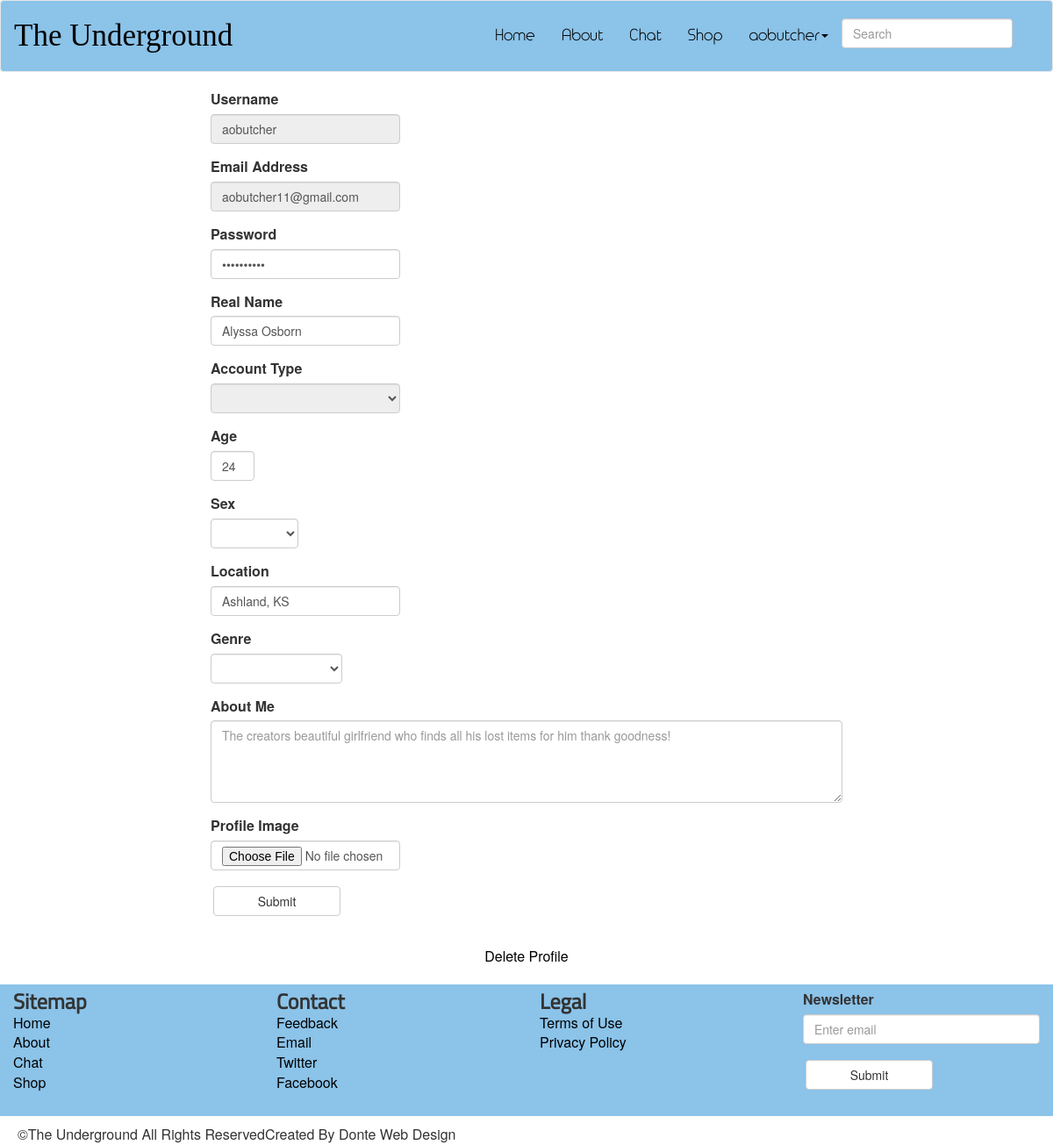
Screenshot of /signup.php (signed in) with the database file from the repository.
### tables this page shows
CREATE TABLE `Users` (
  `userid` int(11) NOT NULL AUTO_INCREMENT,
  `username` varchar(15) NOT NULL,
  `password` varchar(20) NOT NULL,
  `email` varchar(30) NOT NULL,
  `realname` varchar(60) DEFAULT NULL,
  `age` int(3) DEFAULT NULL,
  `sex` varchar(8) DEFAULT NULL,
  `location` varchar(80) DEFAULT NULL,
  `genre` varchar(20) DEFAULT NULL,
  `profileimg` varchar(130) DEFAULT 'images/user.png',
  `signupdate` date DEFAULT NULL,
  `lastonline` date DEFAULT NULL,
  `aboutme` varchar(1040) DEFAULT NULL,
  `acctType` varchar(10) NOT NULL,
  `comment` varchar(5000) DEFAULT NULL,
  `favoriteList` varchar(250) DEFAULT NULL,
  PRIMARY KEY (`userid`),
  UNIQUE KEY `userid` (`userid`)
);

### signup.php (the view, shortened to what this page needs)
<?php
	include_once 'connect_to_mysql.php';
	if(!empty($_SESSION['userid']))
		{
			$userid = $_SESSION['userid'];
			$sql = "SELECT * FROM users WHERE userid=:userid";
			$query = $db->prepare( $sql );
			$query->execute( array( ':userid'=>$userid) );
			$results = $query->fetchAll( PDO::FETCH_ASSOC );
			foreach( $results as $row ){
				$username = $row[ 'username'];
				$email = $row[ 'email'];
				$password = $row[ 'password'];
				$realname = $row[ 'realname'];
				$age = $row[ 'age'];
				$location = $row[ 'location'];
				$aboutme = $row[ 'aboutme'];
			}
		}
?>
<html>
<html lang="en">
<head>
	<link rel="stylesheet" href="css/normalize.css">
	<link href="css/bootstrap.css" rel="stylesheet">
	<link rel="stylesheet" href="css/site.css">
	<link type="text/css" href="skin/jplayer.blue.monday.css" rel="stylesheet" />
</head>
<body>
<div class="wrapper">
	<?php include_once 'includes/header.php' ?>
	<div class="signup_form">
		<form role="form" method="POST" enctype="multipart/form-data">
		  <div class="form-group">
		    <label for="username">Username</label>
		    <?php
				if (!empty($_SESSION['userid'])) {
					echo '<input type="text" class="form-control" id="myusername" placeholder="'.$username.'" name="username" value="'.$username.'" disabled>';
				}else{
					echo '<input type="text" class="form-control" id=myusername placeholder="Enter Username" name="username" >';
				}
			?>
		  </div>
		  <div class="form-group">
		    <label for="username">Email Address</label>
		    <?php
				if (!empty($_SESSION['userid'])) {
					echo '<input type="email" class="form-control" id="myemail" placeholder="'.$email.'" name="email" value ="'.$email.'" disabled>';
				}else{
					echo '<input type="email" class="form-control" id="myemail" placeholder="email" name="email" required>';
				}
			?>
		  </div>
		  <div class="form-group">
		    <label for="password">Password</label>
		    <?php
				if (!empty($_SESSION['userid'])) {
					echo '<input type="password" class="form-control" id="myemail" placeholder="********" name="email" value="'.$password.'" disable>';
				}else{
					echo '<input type="password" class="form-control" id="mypassword" placeholder="Password" name="password">';
				}
			?>
		  </div>
		  <div class="form-group">
		  	<label for="acctType">Real Name</label>
		  	<?php
				if (!empty($_SESSION['userid'])) {
					echo '<input type="text" class="form-control" id="myrealname" placeholder="'.$realname.'"" name="realname" value="'.$realname.'">';
				}else{
					echo '<input type="text" class="form-control" id="myrealname" placeholder="John Doe" name="realname">';
				}
			?>
		  </div>
		  <div class="form-group">
		    <label for="realname">Account Type</label>
		    <?php
				if (!empty($_SESSION['userid'])) {
					echo '<select type="text" class="form-control" id="myrealname" name="acctType" disabled>';
			    	echo '<option>'.$acctType.'</option>';
			    	echo '<option>user</option>';
			    	echo '</select>';
				}else{
					echo '<select type="text" class="form-control" id="myrealname" name="acctType" required>';
			    	echo '<option></option>';
			    	echo '<option>user</option>';
			    	echo '<option>artist</option>';
			    	echo '</select>';
				}
			?>
		  </div>
		  <div class="form-group">
		    <label for="age">Age</label>
		    <?php
				if (!empty($_SESSION['userid'])) {
					echo '<input type="text" class="form-control" id="myage" placeholder="'.$age.'" name="age" value="'.$age.'">';
				}else{
					echo '<input type="text" class="form-control" id="myage" placeholder="age" name="age" >';
				}
			?>
		  </div>
		  <div class="form-group">
		    <label for="sex">Sex</label>
		    <select type="text" class="form-control" id="mysex" name="sex">
		    	<option></option>
		    	<option>Male</option>
		    </select>
		  </div>
		  <div class="form-group">
		    <label for="location">Location</label>
		    <?php
				if (!empty($_SESSION['userid'])) {
					echo '<input type="text" class="form-control" id="mylocation" placeholder="'.$location.'" name="location" value="'.$location.'">';
				}else{
					echo '<input type="text" class="form-control" id="mylocation" placeholder="City, St" name="location">';
				}
			?>
		  </div>
		  <div class="form-group">
		    <label for="genre">Genre</label>
		    <select type="text" class="form-control" id="mygenre" name="genre">
		    	<option></option>
		    	<option>Hip-Hop/Rap</option>
		    </select>
		  </div>
		  <div class="form-group">
		  	<label for="aboutme">About Me</label>
		    <?php
				if (!empty($_SESSION['userid'])) {
					echo '<textarea class="form-control" rows="4" id="aboutme" name="aboutme" placeholder="'.$aboutme.'" value="'.$aboutme.'"></textarea>';
				}else{
					echo '<textarea class="form-control" rows="4" id="aboutme" name="aboutme"></textarea>';
				}
			?>
		</div>
		  <div class="form-group">
		  	<label for="profileimg">Profile Image</label>
		  	<input type="file" class="form-control" id="myprofileimg" name="myprofileimg">
		  </div>
		  <button type="submit" class="btn btn-default">Submit</button>
		</form>
	</div>
	<div class="delete">
	<?php
		if (!empty($_SESSION['userid'])) {
			echo '<a href="delete.php">Delete Profile </a>';
		}else{
		}
	?>
	</div>
	<?php include_once 'includes/footer.php'; ?>
</div>
</body>
</html>

### includes/header.php (shortened to what this page needs)
<header>
		<nav class="navbar navbar-default header-color" role="navigation">
		  <div class="container-fluid">
		    <div class="navbar-header">
		      <a class="navbar-brand logo" href="index.php">The Underground</a>
		    </div>
		    <div class="collapse navbar-collapse" id="bs-example-navbar-collapse-1">
		      <form class="navbar-form navbar-right" role="search">
		        <div class="form-group">
		          <input type="text" class="form-control" placeholder="Search" id="search">
		        </div>
		      </form>
		      <ul class="nav navbar-nav navbar-right">
		        <li><a href="index.php">Home</a></li>
		        <li><a href="about.php">About</a></li>
		        <li><a href="chat/index.php">Chat</a></li>
		        <li><a href="shop.php">Shop</a></li>
		        <?php
				if (!empty($_SESSION)) {
					echo('<li class="dropdown"><a href="profile.php" class="dropdown-toggle" data-toggle="dropdown">'.$username.'<b class="caret"></b></a>');
					echo<<<MENU
			          <ul class="dropdown-menu">
			          	<li><a href="profile.php">View Profile</a></li>
			            <li><a href="signup.php">Edit Profile</a></li>
			            <li><a href="music_upload.php">Music Upload</a></li>
			            <li><a href="logout.php">Logout</a></li>
			          </ul>
			          </li>
MENU;
				}else{
					echo('<li><a href="index.php">Login</a></li>');
				}
			?>
		      </ul>
		    </div>
		  </div>
		</nav>
	</header>

### css/site.css (style rules this page uses)
body { font: arial; width: 100%; font-size: 16px; }
.navbar-form { margin-top: 20px; }
.navbar-default .navbar-nav > li > a { color: #000; font-family:headerFont; font-size: 18px; margin-top: 15px; margin-bottom: 15px; }
.navbar-default .navbar-brand { color: #000; }
.header,.top-half,.bottom-half,,.subfooter { width: 95%; margin: 0 auto; }
.btn { width: 145px; margin: 3px; }
ol,ul { list-style-type: none; }
header,footer { position: relative; z-index: 100; }
header li { font-size: 28px; }
a { color: #000; }
.signup_form { width: 60%; margin: 0 auto; min-height: 60%; }
.logo { font-size: 35px; font-family:logoFont; margin-top: 15px; margin-bottom: 15px; }
.header-color { background-color:#8BC3E9; }
.signup_form div { float: left;clear: both; width: 100%; text-align: left; }
#myemail,#myusername,#mypassword,#myrealname,#mylocation,#mylocation,#myprofileimg { width: 30%; }
#myage { width: 50px; }
#mysex { width: 100px; }
#mygenre { width: 150px; }
.signup_form button { clear: both; float: left; margin-bottom: 15px; }
.delete { width: 100%; text-align: center; float: left; clear: both; padding: 20px; color: blue; }

### rows the page displays
users: username "aobutcher", email "aobutcher11@gmail.com", realname "Alyssa Osborn", age "24", location "Ashland, KS", aboutme "The creators beautiful girlfriend who finds all his lost items for him thank goodness!"
